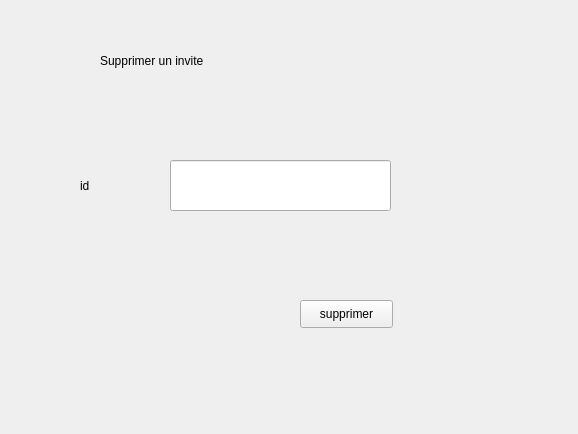
<?xml version="1.0" encoding="UTF-8"?>
<ui version="4.0">
 <class>supp</class>
 <widget class="QWidget" name="supp">
  <property name="geometry">
   <rect>
    <x>0</x>
    <y>0</y>
    <width>578</width>
    <height>434</height>
   </rect>
  </property>
  <property name="windowTitle">
   <string>Form</string>
  </property>
  <widget class="QLabel" name="label">
   <property name="geometry">
    <rect>
     <x>80</x>
     <y>170</y>
     <width>81</width>
     <height>31</height>
    </rect>
   </property>
   <property name="styleSheet">
    <string notr="true">font: 11pt &quot;MS Shell Dlg 2&quot;;</string>
   </property>
   <property name="text">
    <string>id</string>
   </property>
  </widget>
  <widget class="QLineEdit" name="lineEdit_sup">
   <property name="geometry">
    <rect>
     <x>170</x>
     <y>160</y>
     <width>221</width>
     <height>51</height>
    </rect>
   </property>
  </widget>
  <widget class="QPushButton" name="pushButton_supp">
   <property name="geometry">
    <rect>
     <x>300</x>
     <y>300</y>
     <width>93</width>
     <height>28</height>
    </rect>
   </property>
   <property name="text">
    <string>supprimer</string>
   </property>
  </widget>
  <widget class="QLabel" name="label_2">
   <property name="geometry">
    <rect>
     <x>100</x>
     <y>20</y>
     <width>371</width>
     <height>81</height>
    </rect>
   </property>
   <property name="styleSheet">
    <string notr="true">font: 75 24pt &quot;MS Shell Dlg 2&quot;;</string>
   </property>
   <property name="text">
    <string>Supprimer un invite</string>
   </property>
  </widget>
 </widget>
 <resources/>
 <connections/>
</ui>
